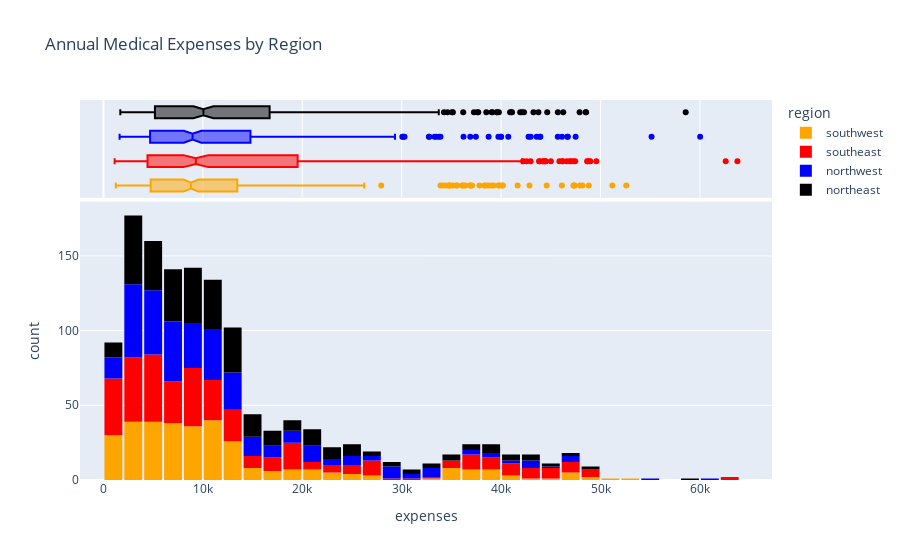

Notebook source saved alongside this figure:
### Markdown cell above
While the median for both genders is the same, the maximum expense for'male' is much less than the maximum of 'female'.

### Code cell
fig = px.histogram(df,
                    x="expenses",
                    marginal="box",
                    color="region",
                    color_discrete_sequence=["orange", "red", "blue","black"],
                    title="Annual Medical Expenses by Region")

fig.update_layout(bargap=0.1)
fig.show()

### Figure 1 — Plotly figure (JSON) as saved in the notebook; plotly's stock layout.template omitted (floating-point values rounded to 4 significant figures; data arrays with more than 128 entries replaced by an {"elided": "..."} marker saying what was removed)
{"data": [{"alignmentgroup": "True", "bingroup": "x", "hovertemplate": "region=southwest<br>expenses=%{x}<br>count=%{y}<extra></extra>", "legendgroup": "southwest", "marker": {"color": "orange", "pattern": {"shape": ""}}, "name": "southwest", "offsetgroup": "southwest", "orientation": "v", "showlegend": true, "type": "histogram", "x": {"elided": "325 float values"}, "xaxis": "x", "yaxis": "y"}, {"alignmentgroup": "True", "hovertemplate": "region=southwest<br>expenses=%{x}<extra></extra>", "legendgroup": "southwest", "marker": {"color": "orange"}, "name": "southwest", "notched": true, "offsetgroup": "southwest", "showlegend": false, "type": "box", "x": {"elided": "325 float values"}, "xaxis": "x2", "yaxis": "y2"}, {"alignmentgroup": "True", "bingroup": "x", "hovertemplate": "region=southeast<br>expenses=%{x}<br>count=%{y}<extra></extra>", "legendgroup": "southeast", "marker": {"color": "red", "pattern": {"shape": ""}}, "name": "southeast", "offsetgroup": "southeast", "orientation": "v", "showlegend": true, "type": "histogram", "x": {"elided": "364 float values"}, "xaxis": "x", "yaxis": "y"}, {"alignmentgroup": "True", "hovertemplate": "region=southeast<br>expenses=%{x}<extra></extra>", "legendgroup": "southeast", "marker": {"color": "red"}, "name": "southeast", "notched": true, "offsetgroup": "southeast", "showlegend": false, "type": "box", "x": {"elided": "364 float values"}, "xaxis": "x2", "yaxis": "y2"}, {"alignmentgroup": "True", "bingroup": "x", "hovertemplate": "region=northwest<br>expenses=%{x}<br>count=%{y}<extra></extra>", "legendgroup": "northwest", "marker": {"color": "blue", "pattern": {"shape": ""}}, "name": "northwest", "offsetgroup": "northwest", "orientation": "v", "showlegend": true, "type": "histogram", "x": {"elided": "325 float values"}, "xaxis": "x", "yaxis": "y"}, {"alignmentgroup": "True", "hovertemplate": "region=northwest<br>expenses=%{x}<extra></extra>", "legendgroup": "northwest", "marker": {"color": "blue"}, "name": "northwest", "notched": true, "offsetgroup": "northwest", "showlegend": false, "type": "box", "x": {"elided": "325 float values"}, "xaxis": "x2", "yaxis": "y2"}, {"alignmentgroup": "True", "bingroup": "x", "hovertemplate": "region=northeast<br>expenses=%{x}<br>count=%{y}<extra></extra>", "legendgroup": "northeast", "marker": {"color": "black", "pattern": {"shape": ""}}, "name": "northeast", "offsetgroup": "northeast", "orientation": "v", "showlegend": true, "type": "histogram", "x": {"elided": "324 float values"}, "xaxis": "x", "yaxis": "y"}, {"alignmentgroup": "True", "hovertemplate": "region=northeast<br>expenses=%{x}<extra></extra>", "legendgroup": "northeast", "marker": {"color": "black"}, "name": "northeast", "notched": true, "offsetgroup": "northeast", "showlegend": false, "type": "box", "x": {"elided": "324 float values"}, "xaxis": "x2", "yaxis": "y2"}], "layout": {"autosize": true, "bargap": 0.1, "barmode": "relative", "legend": {"title": {"text": "region"}, "tracegroupgap": 0}, "title": {"text": "Annual Medical Expenses by Region"}, "xaxis": {"anchor": "y", "autorange": true, "domain": [0, 1], "range": [-2359.0, 67250.0], "title": {"text": "expenses"}, "type": "linear"}, "xaxis2": {"anchor": "y2", "autorange": true, "domain": [0, 1], "matches": "x", "range": [-2359.0, 67250.0], "showgrid": true, "showticklabels": false, "type": "linear"}, "yaxis": {"anchor": "x", "autorange": true, "domain": [0, 0.7326], "range": [0, 186.3], "title": {"text": "count"}}, "yaxis2": {"anchor": "x2", "autorange": true, "domain": [0.7426, 1], "matches": "y2", "range": [-0.5, 3.5], "showgrid": false, "showline": false, "showticklabels": false, "ticks": "", "type": "category"}}}
